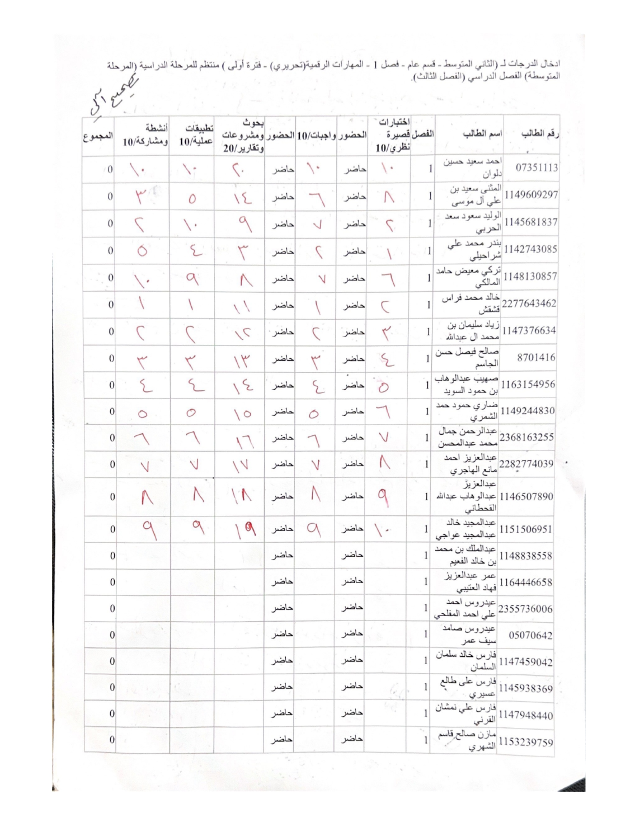
#> input picture tables/4.jpg, 1275 x 1650 px (shown at 1/2 size)
$ python main.py
#> lines starting #> are read from the running program, lines starting #| are printed output that depends on the picture; after the words box and inside, x2 and y2 are one past the last pixel; in counts of white or black regions, pixels touching at a corner belong together
import cv2
import numpy as np
from sklearn.cluster import KMeans

path = "tables/4.jpg"

# Read the image
image = cv2.imread(path)
#> image is the input picture: shape (1650, 1275, 3); mean B, G, R 248, 247.8, 248.2

# Initialize parameters T and TH
T = 100
TH = 100
threshold_value = 10
les_y = []
les_x = []
sorted_data_les_y = []
sorted_data_les_x = []
filtered_data_les_y = []
filtered_data_les_x = []

# Create a window and display the image
cv2.namedWindow("Table Lines")
cv2.imshow("Table Lines", image)


# Callback function for trackbar T
def update_T(value):
    global T
    T = value
    update_lines()

# Callback function for trackbar TH
def update_TH(value):
    global TH
    TH = value
    update_lines()

def update_threshold_value(value):
    global threshold_value
    threshold_value = value
    update_lines()

# Callback function to update lines based on T and TH
def update_lines():
    global image, threshold_value, T, TH, les_y, les_x, sorted_data_les_y, sorted_data_les_x, filtered_data_les_y, filtered_data_les_x

    print('************************************************')
    try :
        image = cv2.imread(path)
        _, gray = cv2.threshold(image, threshold_value, 255, cv2.THRESH_BINARY)
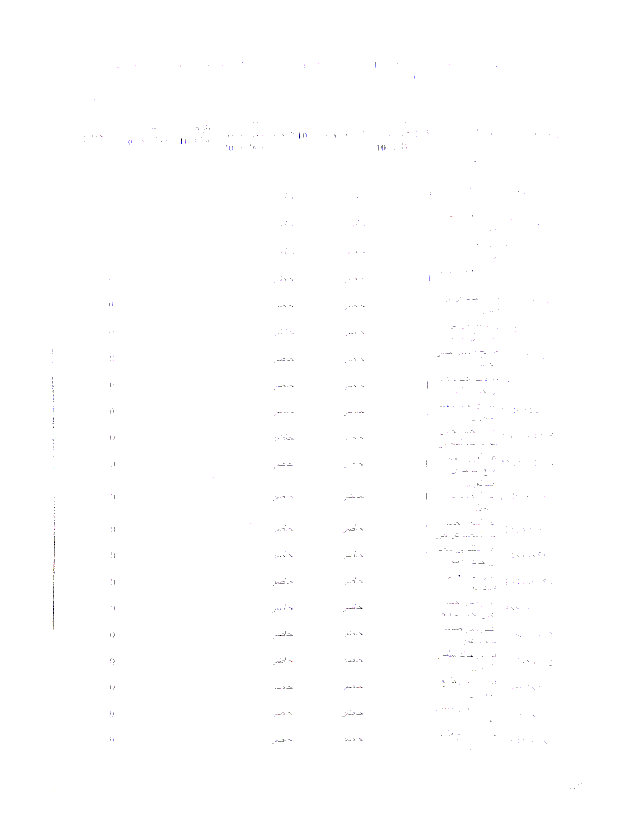
#> gray: shape (1650, 1275, 3) (shown at 1/2 size); mean B, G, R 254.7, 254.7, 254.7

        # Reset les_y and les_x
        les_y = []
        les_x = []

        #gray = cv2.cvtColor(image, cv2.COLOR_BGR2GRAY)

        # Perform edge detection
        edges = cv2.Canny(gray, 50, 150, apertureSize=3)
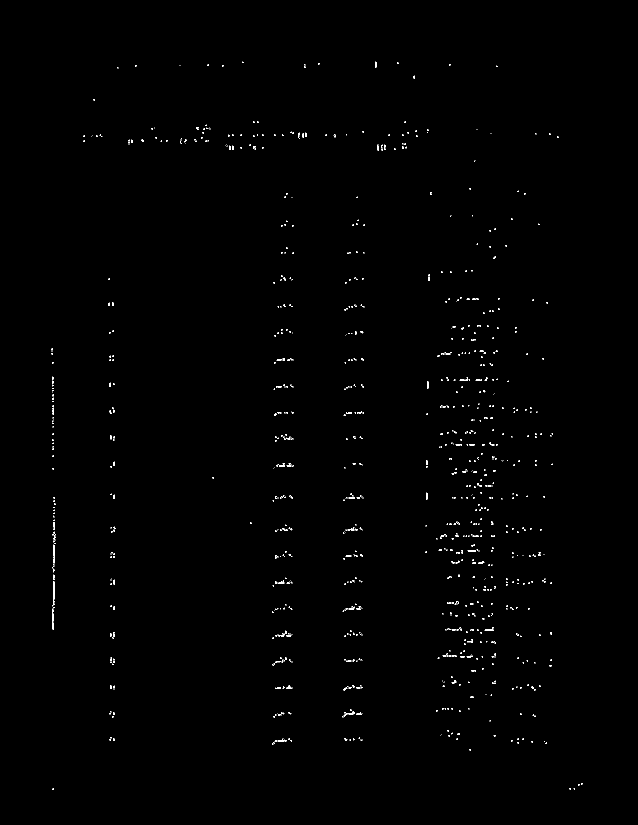
#> edges: shape (1650, 1275) (shown at 1/2 size); 0.38% white in thin lines or dots, all inside (x1, y1, x2, y2) = (103, 123, 1165, 1580)

        # Hough Line Transform
        lines = cv2.HoughLinesP(edges, 1, np.pi / 180, threshold=100, minLineLength=50, maxLineGap=5)
#> lines = [[107, 1069, 107, 1014], [107, 1133, 107, 1076], [106, 1216, 106, 1150], [109, 1033, 109, 1083]]

        # Extract line endpoints and convert to a format suitable for clustering
        line_points = np.array([[line[0][0], line[0][1], line[0][2], line[0][3]] for line in lines])
#> line_points has the same summary as lines

        # Use k-means clustering to group lines
        num_clusters = 2  # You can adjust this based on the number of connected line groups you expect
        kmeans = KMeans(n_clusters=num_clusters)
        kmeans.fit(line_points)
        labels = kmeans.labels_

        # Draw lines and color them based on clusters
        for i, line in enumerate(lines):
            x1, y1, x2, y2 = line[0]
            color = (0, 0, 255) if labels[i] == 0 else (255, 0, 0)
            if abs(x2 - x1) < 10:
                cv2.line(image, (x1, y1), (x2, y2), color, 2)
                les_y.append(x1)
            if abs(y2 - y1) < 10:
                if abs(x1 - x2) > 90:
                    cv2.line(image, (x1, y1), (x2, y2), color, 2)
                    les_x.append(y1)
#> this loop made 4 passes
#> (x1, y1, x2, y2, color) on passes 1 to 4: (107, 1069, 107, 1014, (255, 0, 0)), (107, 1133, 107, 1076, (255, 0, 0)), (106, 1216, 106, 1150, (0, 0, 255)), (109, 1033, 109, 1083, (255, 0, 0))
#> image: shape (1650, 1275, 3); 0.03% of pixels changed, all inside (x1, y1, x2, y2) = (105, 1013, 111, 1218)
#> after the loop, les_x = []; les_y = [107, 107, 106, 109]

        # Update lines if T is changed
        if T != sorted_data_les_y:
            # Sort the list in ascending order
            sorted_data_les_y = sorted(les_y)
#> sorted_data_les_y = [106, 107, 107, 109]

        # Initialize a new list to store filtered elements
        filtered_data_les_y = [sorted_data_les_y[0]]
#> filtered_data_les_y = [106]

        # Iterate through the sorted list and add elements to the new list if the distance is greater than or equal to T
        for i in range(1, len(sorted_data_les_y)):
            if sorted_data_les_y[i] - filtered_data_les_y[-1] >= T:
                filtered_data_les_y.append(sorted_data_les_y[i])
#> this loop made 3 passes

        print(filtered_data_les_y)
#| [106]
        print("\n")

        image = cv2.imread(path)
        _, image = cv2.threshold(image, threshold_value, 255, cv2.THRESH_BINARY)


        # Draw vertical lines on the image
        vertical_line_positions = filtered_data_les_y
#> vertical_line_positions = [106]
        for x in vertical_line_positions:
            cv2.line(image, (x, 0), (x, image.shape[0]), (0, 0, 255), 5)
#> this loop made 1 pass
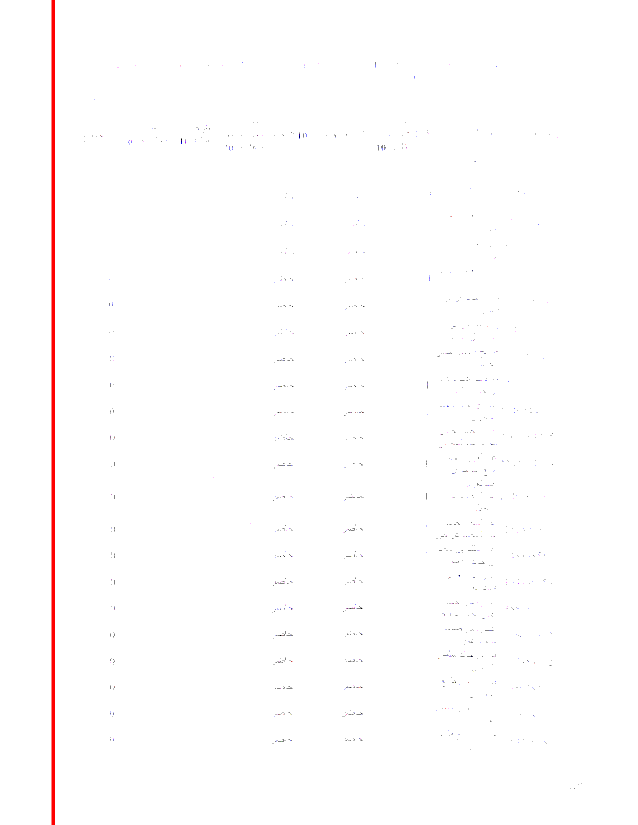
#> image: shape (1650, 1275, 3) (shown at 1/2 size); 0.55% of pixels changed, all inside (x1, y1, x2, y2) = (103, 0, 110, 1650)

        # Update lines if TH is changed
        if TH != sorted_data_les_x:
            # Sort the list in ascending order
            sorted_data_les_x = sorted(les_x)
#> sorted_data_les_x = []
    except:
        pass

    # Initialize a new list to store filtered elements
    try :
        filtered_data_les_x = [sorted_data_les_x[0]]
    except:
        pass

    # Iterate through the sorted list and add elements to the new list if the distance is greater than or equal to TH
    for i in range(1, len(sorted_data_les_x)):
        if sorted_data_les_x[i] - filtered_data_les_x[-1] >= TH:
            filtered_data_les_x.append(sorted_data_les_x[i])
#> this loop made 0 passes
#> after the loop, filtered_data_les_x = []

    print(filtered_data_les_x)

    # Draw horizontal lines on the image
    horizontal_line_positions = filtered_data_les_x
#> horizontal_line_positions = []
    for y in horizontal_line_positions:
        cv2.line(image, (0, y), (image.shape[1], y), (0, 0, 255), 2)

    ####################
    # Apply thresholding

    thresholded = image

    # Resize the image for display
    height, width = thresholded.shape[:2]
#> height = 1650; width = 1275
    max_dim = 900  # You can adjust the maximum dimension for display
    if max(height, width) > max_dim:
        scale_factor = max_dim / max(height, width)
#> scale_factor = 0.545
        thresholded = cv2.resize(thresholded, None, fx=scale_factor, fy=scale_factor)
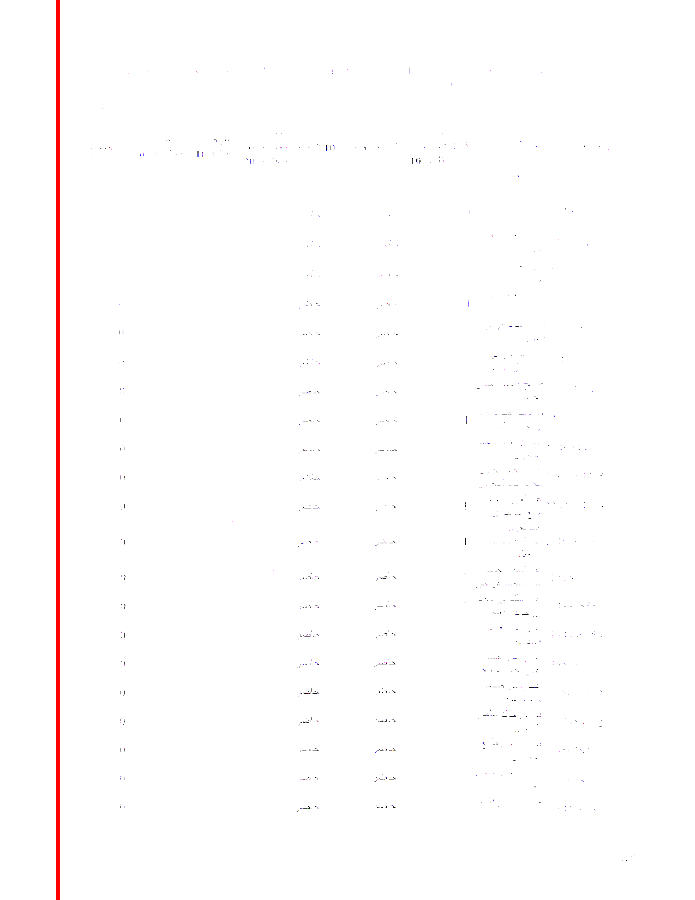
#> thresholded: shape (900, 695, 3); mean B, G, R 253.3, 253.2, 254.7

    ############

    # Display the updated image
    cv2.imshow("Table Lines", thresholded)


# Create trackbars for T and TH
cv2.createTrackbar("T", "Table Lines", T, 100, update_T)
cv2.createTrackbar("TH", "Table Lines", TH, 100, update_TH)
cv2.createTrackbar("thresholded", "Table Lines", threshold_value, 255, update_threshold_value)

# Initial lines update
update_lines()

# Wait for user input and close on 'esc' key
while True:
    key = cv2.waitKey(1) & 0xFF
#> (key Esc is pressed here)
    if key == 27:  # 'esc' key to exit
        break

cv2.destroyAllWindows()
